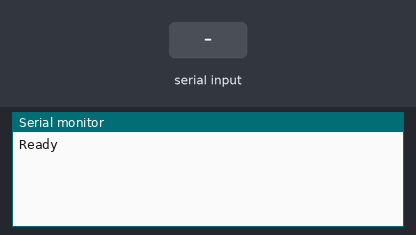
The sketch below on a simulated Arduino Mega 2560, built with avr-gcc and run on an emulated ATmega2560. On the bench: the last lines printed to the serial monitor. Inputs (shaded band) come from the test bench.

Above: at 1.2 s.
1.3 s: "90,45\n" received over the second serial link
At 1.7 s:
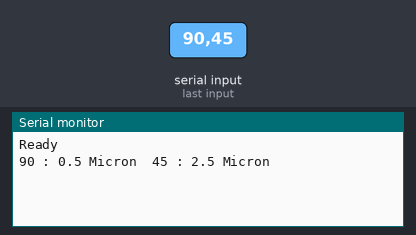
2.8 s: "30,150\n" received over the second serial link
At 4.0 s:
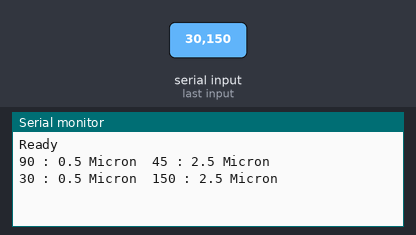

Measured:
- after the input at 1.3 s, the serial monitor: prints a new line at once (image 1)
- after the input at 2.8 s, the serial monitor: prints a new line at once (image 2)

The sketch:

aircasting_dylosDC1700.ino
```cpp
//I. Heng and R. Yap
char line[80];
int small = 0;
int large = 0;
int i =0;

void setup()  {

  // set the data rate for the SoftwareSerial port
  Serial1.begin(9600);
  Serial2.begin(115200);

  //set up Arduino's Serial
  Serial.begin(9600);
  Serial.println("Ready");
}
void loop() {

  // listen for new serial coming in:
  char someChar = Serial1.read();

  if( someChar != -1){
    //Serial.print(someChar);
    if (someChar == '\n')
    {
      line[i++]=0;
      sscanf(line,"%d,%d",&small,&large);
      i=0;
      Serial.print(small);
      Serial.print(" : 0.5 Micron  ");
      Serial.print(large);
      Serial.println(" : 2.5 Micron");

      Serial2.print(small);
      Serial2.print(";CityTech56789;DC1700a;Small Particle;SP;0.5 Micron;Micron;0;1000;2000;3000;4000");
      Serial2.print("\n");

      Serial2.print(large);
      Serial2.print(";CityTech56789;DC1700b;Large Particle;LP;2.5 Micron;Micron;0;1000;2000;3000;4000");
      Serial2.print("\n");
    }
    else
      line[i++] = someChar;
  }
}
```
